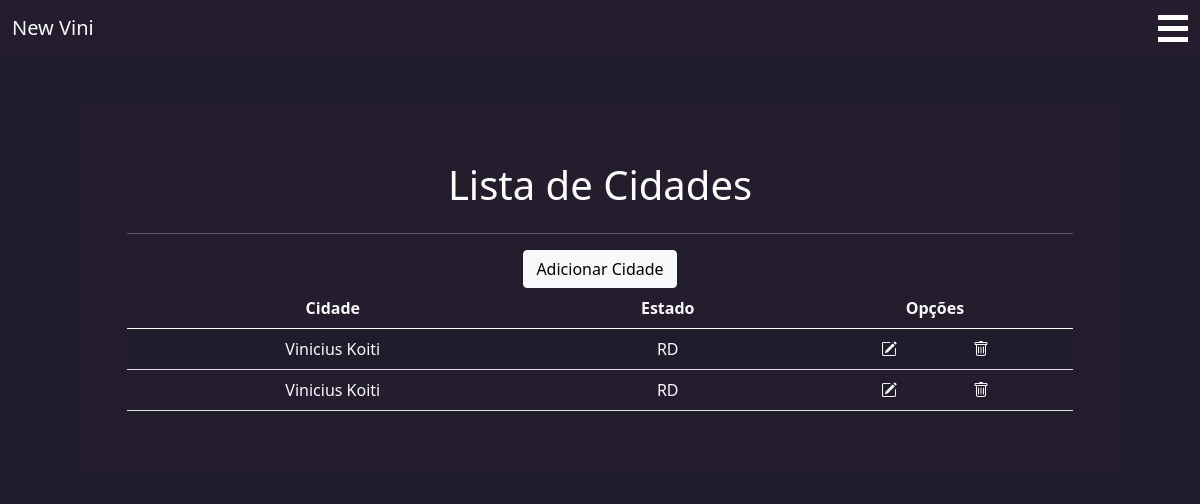
Page /cidades/ (signed in) on the earlier database version.
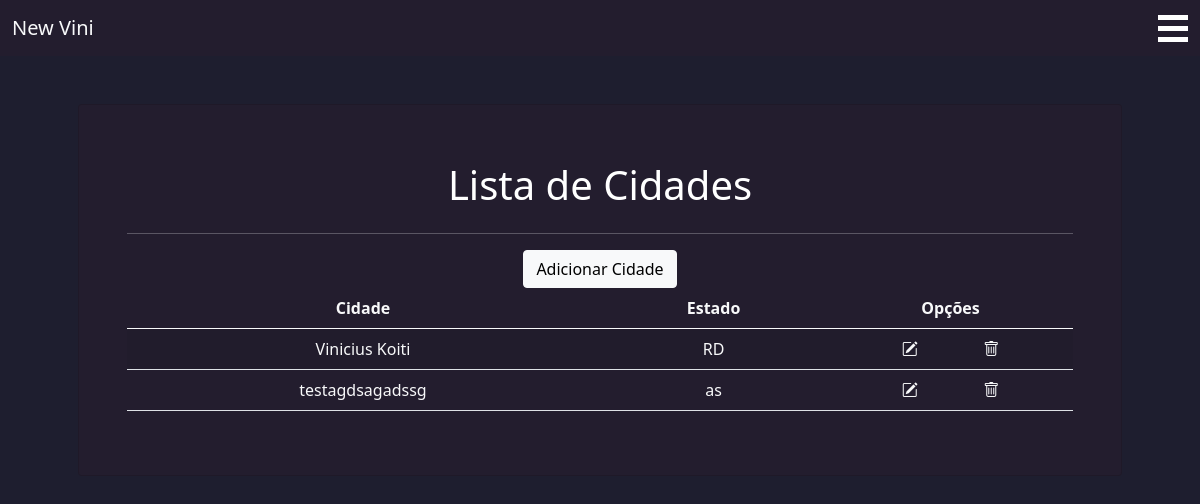
Same page on the later database version.
### cadastros/models.py (models this page shows, shortened)
class Auditoria(models.Model):
    criador = models.ForeignKey(
        "Usuario", on_delete=models.SET_NULL,
        null=True, blank=True,
        related_name='%(class)s_criado_por'
    )
    atualizado_por = models.ForeignKey(
        "Usuario", on_delete=models.SET_NULL,
        null=True, blank=True,
        related_name='%(class)s_atualizado_por'
    )
    data_atualizacao = models.DateTimeField(auto_now=True)
    data_criacao = models.DateTimeField(auto_now_add=True)
    class Meta:
        abstract = True

class Cidade(Auditoria):
    nome = models.CharField(max_length=100)
    estado = models.CharField(max_length=2)

### cadastros/views.py (the view)
# urls.py: path('cidades/',CidadeListView.as_view(), name='cidade-list'),
class CidadeListView(BaseListView):
    template_name = 'listas/cidade.html'
    model = Cidade
    titulo = 'Lista de Cidades'
    model_name = 'Cidade'
    create_url = 'cidade-create'
    update_url = 'cidade-update'
    delete_url = 'cidade-delete'

### cadastros/views.py (called while the page is built)
    def get_context_data(self, **kwargs):
        context = super().get_context_data(**kwargs)
        context['titulo'] = self.titulo  # Título dinâmico vindo da classe específica
        context['model'] = self.model_name  # Nome do modelo vindo da classe específica
        context['create_url'] = self.create_url
        context['update_url'] = self.update_url
        context['delete_url'] = self.delete_url
        return context

### cadastros/templates/listas/cidade.html
{% extends "cadastros/modelo.html" %}
{% block conteudo %}
<h3>
    <h1>{{ titulo|default:"Lista" }}</h1>
</h3>
<hr>
<div>
    <a href="{% url create_url %}" class="btn btn-light">
        Adicionar {{ model }}
    </a>
</div>
<table class="table table-striped">
    <thead class="text-light">
        <th>Cidade</th>
        <th>Estado</th>
        <th>Opções</th>
    </thead>
    <tbody>
        {% for object in object_list %}
            <tr class="text-light">
                <td>{{ object.nome }}</td>
                <td>{{ object.estado }}</td>
                <td>
                  <div class="d-flex justify-content-evenly">
                                <a class="text-light" href="{% url update_url object.pk  %}">
                                    <i class="bi bi-pencil-square"  ></i>
                                </a>
                                <a class="text-light" href="{% url delete_url object.pk  %}">
                                    <i class="bi bi-trash"></i>
                                </a>
                            </div>
                </td>
            </tr>
        {% empty %}
            <tr class="text-light">>
                <td colspan="3">Nenhum registro encontrado.</td>
            </tr>
        {% endfor %}
    </tbody>
</table>
{% endblock %}

Differences in the rows shown:
removed Cidade: nome "Vinicius Koiti", estado "RD"
added Cidade: nome "testagdsagadssg", estado "as"
